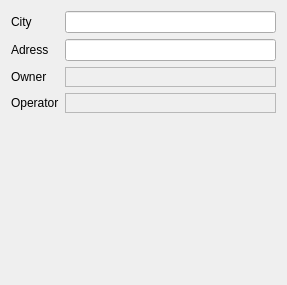
     <widget class="QWidget" name="tab_9">
      <attribute name="title">
       <string>Management</string>
      </attribute>
      <layout class="QGridLayout" name="gridLayout_24">
       <item row="0" column="0">
        <widget class="QLabel" name="label_19">
         <property name="text">
          <string>City</string>
         </property>
        </widget>
       </item>
       <item row="2" column="0">
        <widget class="QLabel" name="label_94">
         <property name="text">
          <string>Owner</string>
         </property>
        </widget>
       </item>
       <item row="3" column="0">
        <widget class="QLabel" name="label_93">
         <property name="text">
          <string>Operator</string>
         </property>
        </widget>
       </item>
       <item row="0" column="1">
        <widget class="QLineEdit" name="city"/>
       </item>
       <item row="3" column="1">
        <widget class="QFrame" name="frame_operator">
         <property name="frameShape">
          <enum>QFrame::StyledPanel</enum>
         </property>
         <property name="frameShadow">
          <enum>QFrame::Raised</enum>
         </property>
         <layout class="QVBoxLayout" name="verticalLayout_15"/>
        </widget>
       </item>
       <item row="2" column="1">
        <widget class="QFrame" name="frame_owner">
         <property name="frameShape">
          <enum>QFrame::StyledPanel</enum>
         </property>
         <property name="frameShadow">
          <enum>QFrame::Raised</enum>
         </property>
         <layout class="QVBoxLayout" name="verticalLayout_14"/>
        </widget>
       </item>
       <item row="1" column="0">
        <widget class="QLabel" name="label_20">
         <property name="text">
          <string>Adress</string>
         </property>
        </widget>
       </item>
       <item row="1" column="1">
        <widget class="QLineEdit" name="streetname"/>
       </item>
       <item row="4" column="0" colspan="2">
        <spacer name="verticalSpacer_7">
         <property name="orientation">
          <enum>Qt::Vertical</enum>
         </property>
         <property name="sizeHint" stdset="0">
          <size>
           <width>265</width>
           <height>161</height>
          </size>
         </property>
        </spacer>
       </item>
      </layout>
     </widget>
